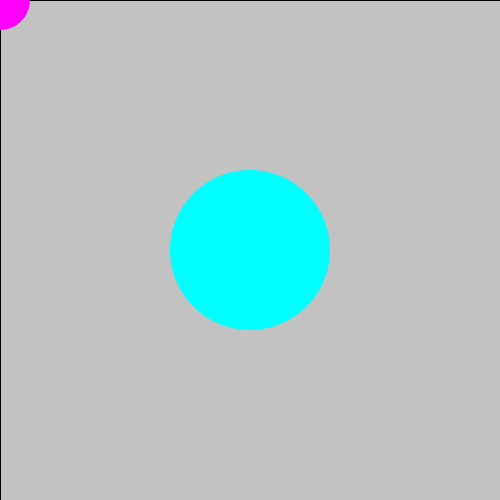
Frame 1 (no input)
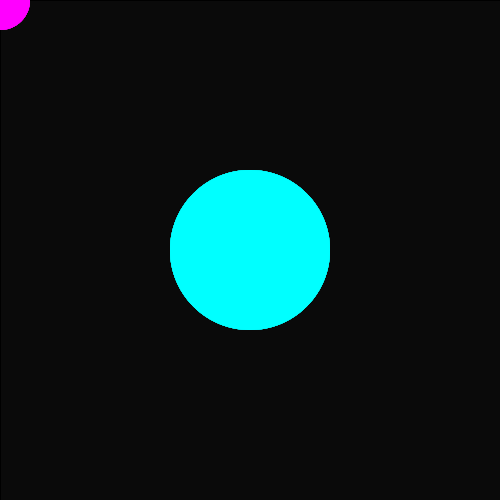
Frame 60 (the mouse pressed at the canvas centre just before this capture)
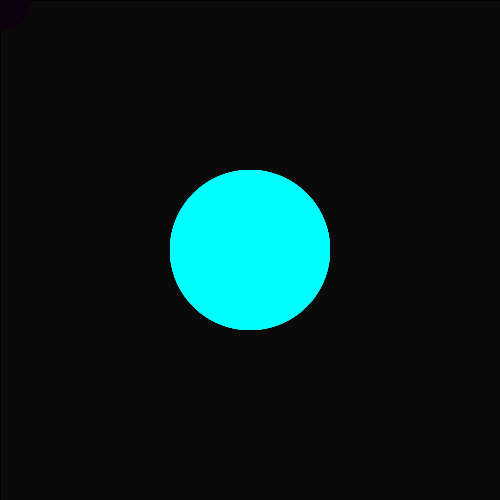
Frame 120 (the mouse held since frame 60 and released just before this capture)

The Processing sketch that drew these frames (run headless with seeded random() and noise(); from frame 60 on, the mouse is pressed at the canvas centre):

// Processing sketch: processing_136104
// ── processing_136104.pde

PGraphics pg;

void setup(){
  size(500,500);
  pg = createGraphics(300, 200);
}

void draw(){
 //The shadow
 fill(0, 12);
 rect(0, 0, width, height);
 
 //Pinsel
 fill(255,0,255);
 noStroke();
 ellipse(mouseX, mouseY, 60, 60);
  
 pg.beginDraw();
 pg.background(51);
 pg.noFill();
 pg.stroke(255);
 pg.ellipse(mouseX-120, mouseY-60, 60, 60);
 pg.endDraw();
 
 //Kreis in der Mitte
 fill(0,255,255);
 ellipse(250, 250, 160, 160);
 
}
